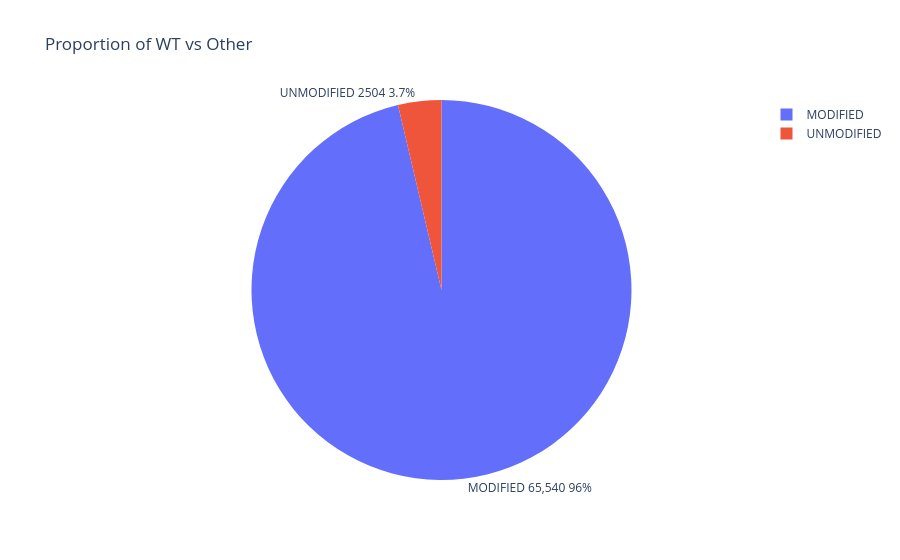
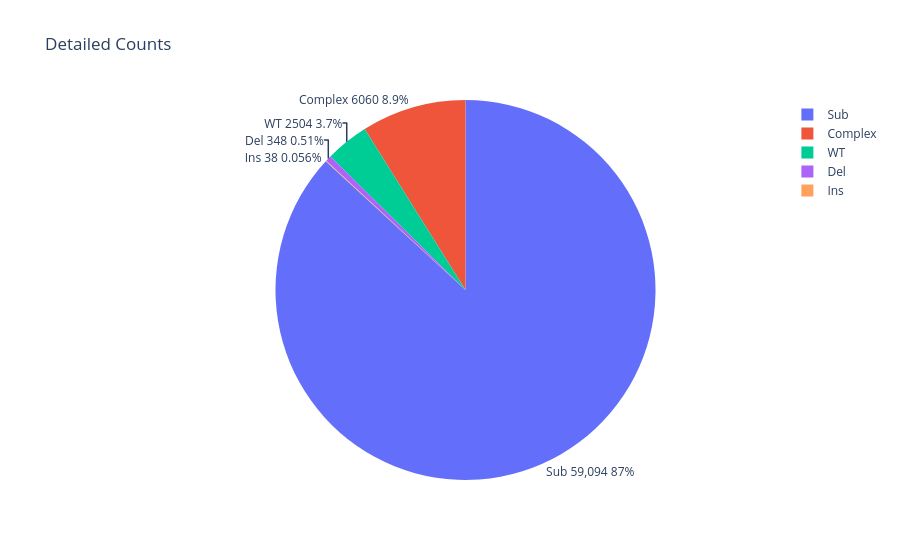

These figures' notebook cell, in order:
### Markdown cell above
Create pie chart from tsv file
6 mutation types long, short: del, ins, wt, complex.
2 pie charts one mod, wt.one in depth

### Code cell
import csv
from collections import Counter
import plotly.graph_objects as go

# Path to your TSV file
tsv_file = "/Users/benvyshedskiy/postproccesingpipeline/mutations_output_first10.tsv"

# Initialize a list to store values from the second column
second_column_values = []

# Read the TSV file
with open(tsv_file, mode='r') as file:
    tsv_reader = csv.reader(file, delimiter='\t')
    next(tsv_reader)  # Skip the header row
    for row in tsv_reader:
        # Assuming the second column is at index 1
        value = row[1]
        try:
            # Attempt to convert to float and round if possible
            value = round(float(value), 1)
        except ValueError:
            # If conversion fails, keep the value as is (likely a string like 'WT')
            pass
        second_column_values.append(value)

# Count occurrences of each value
value_counts = Counter(second_column_values)

# Dictionary for the first pie chart (WT vs Others)
wt_count = value_counts.get('WT', 0)
other_count = sum(count for key, count in value_counts.items() if key != 'WT')
wt_vs_other = {'UNMODIFIED': wt_count, 'MODIFIED': other_count}

# Dictionary for the second pie chart (each key in the dictionary)
detailed_counts = dict(value_counts)

# Create the first pie chart (WT vs Other)
fig1 = go.Figure(data=[go.Pie(labels=list(wt_vs_other.keys()), values=list(wt_vs_other.values()))])
fig1.update_layout(title='Proportion of WT vs Other')

fig1.update_traces(
        textposition="outside",
        texttemplate="%{label} %{value} %{percent:.2p}",
)


# Create the second pie chart (detailed counts)
fig2 = go.Figure(data=[go.Pie(labels=list(detailed_counts.keys()), values=list(detailed_counts.values()))])
fig2.update_layout(title='Detailed Counts')

fig2.update_traces(
        textposition="outside",
        texttemplate="%{label} %{value} %{percent:.2p}",
)

# Display the plots
fig1.show()
fig2.show()

### Figure 1 — Plotly figure (JSON) as saved in the notebook; plotly's stock layout.template omitted (floating-point values rounded to 4 significant figures)
{"data": [{"labels": ["UNMODIFIED", "MODIFIED"], "textposition": "outside", "texttemplate": "%{label} %{value} %{percent:.2p}", "type": "pie", "values": [2504, 65540]}], "layout": {"title": {"text": "Proportion of WT vs Other"}}}

### Figure 2 — Plotly figure (JSON) as saved in the notebook; plotly's stock layout.template omitted (floating-point values rounded to 4 significant figures)
{"data": [{"labels": ["Sub", "WT", "Complex", "Del", "Ins"], "textposition": "outside", "texttemplate": "%{label} %{value} %{percent:.2p}", "type": "pie", "values": [59094, 2504, 6060, 348, 38]}], "layout": {"title": {"text": "Detailed Counts"}}}
